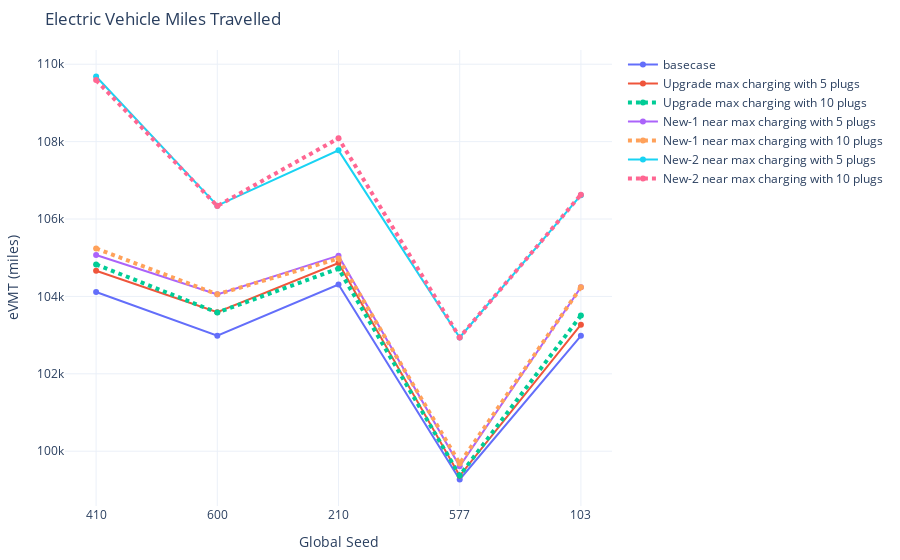

The cell this chart's notebook holds for it:
### Markdown cell above
## 5.2 eVMT

### Code cell
# evmt
fig = go.Figure()
fig.add_trace(go.Scatter(x=seeds, y=count_stats[(500 <= count_stats['analysis_id']) & (count_stats['analysis_id']<= 504)].sort_values('analysis_id')['evmt'],
                    mode='lines+markers',
                    name='basecase'))
fig.add_trace(go.Scatter(x=seeds, y=count_stats[(536 <= count_stats['analysis_id']) & (count_stats['analysis_id']<= 540)].sort_values('analysis_id')['evmt'],
                    mode='lines+markers',
                    name='Upgrade max charging with 5 plugs'))
fig.add_trace(go.Scatter(x=seeds, y=count_stats[(541 <= count_stats['analysis_id']) & (count_stats['analysis_id']<= 545)].sort_values('analysis_id')['evmt'],
                    mode='lines+markers',
                    name='Upgrade max charging with 10 plugs', line=dict(width=4, dash='dot')))
fig.add_trace(go.Scatter(x=seeds, y=count_stats[(546 <= count_stats['analysis_id']) & (count_stats['analysis_id']<= 550)].sort_values('analysis_id')['evmt'],
                    mode='lines+markers',
                    name='New-1 near max charging with 5 plugs'))
fig.add_trace(go.Scatter(x=seeds, y=count_stats[(551 <= count_stats['analysis_id']) & (count_stats['analysis_id']<= 555)].sort_values('analysis_id')['evmt'],
                    mode='lines+markers',
                    name='New-1 near max charging with 10 plugs', line=dict(width=4, dash='dot')))
fig.add_trace(go.Scatter(x=seeds, y=count_stats[(556 <= count_stats['analysis_id']) & (count_stats['analysis_id']<= 560)].sort_values('analysis_id')['evmt'],
                    mode='lines+markers',
                    name='New-2 near max charging with 5 plugs'))
fig.add_trace(go.Scatter(x=seeds, y=count_stats[(561 <= count_stats['analysis_id']) & (count_stats['analysis_id']<= 565)].sort_values('analysis_id')['evmt'],
                    mode='lines+markers',
                    name='New-2 near max charging with 10 plugs', line=dict(width=4, dash='dot')))
fig.update_xaxes(type='category')
fig.update_layout(margin=dict(l=20, r=20, t=50, b=20), uniformtext_minsize=8, uniformtext_mode='hide', template='plotly_white', title="Electric Vehicle Miles Travelled",
        yaxis_title="eVMT (miles)", 
        xaxis_title="Global Seed")
fig.show()

### Figure 1 — Plotly figure (JSON) as saved in the notebook; plotly's stock layout.template omitted (floating-point values rounded to 4 significant figures)
{"data": [{"mode": "lines+markers", "name": "basecase", "type": "scatter", "x": ["410", "600", "210", "577", "103"], "y": [104113, 102984, 104307, 99270, 102981]}, {"mode": "lines+markers", "name": "Upgrade max charging with 5 plugs", "type": "scatter", "x": ["410", "600", "210", "577", "103"], "y": [104665, 103590, 104865, 99363, 103269]}, {"line": {"dash": "dot", "width": 4}, "mode": "lines+markers", "name": "Upgrade max charging with 10 plugs", "type": "scatter", "x": ["410", "600", "210", "577", "103"], "y": [104827, 103582, 104719, 99370, 103505]}, {"mode": "lines+markers", "name": "New-1 near max charging with 5 plugs", "type": "scatter", "x": ["410", "600", "210", "577", "103"], "y": [105069, 104053, 105053, 99609, 104236]}, {"line": {"dash": "dot", "width": 4}, "mode": "lines+markers", "name": "New-1 near max charging with 10 plugs", "type": "scatter", "x": ["410", "600", "210", "577", "103"], "y": [105240, 104054, 104980, 99684, 104237]}, {"mode": "lines+markers", "name": "New-2 near max charging with 5 plugs", "type": "scatter", "x": ["410", "600", "210", "577", "103"], "y": [109682, 106346, 107775, 102939, 106617]}, {"line": {"dash": "dot", "width": 4}, "mode": "lines+markers", "name": "New-2 near max charging with 10 plugs", "type": "scatter", "x": ["410", "600", "210", "577", "103"], "y": [109590, 106337, 108087, 102941, 106630]}], "layout": {"autosize": true, "margin": {"b": 20, "l": 20, "r": 20, "t": 50}, "title": {"text": "Electric Vehicle Miles Travelled"}, "uniformtext": {"minsize": 8, "mode": "hide"}, "xaxis": {"autorange": true, "range": [-0.2471, 4.247], "title": {"text": "Global Seed"}, "type": "category"}, "yaxis": {"autorange": true, "range": [98550.0, 110400.0], "title": {"text": "eVMT (miles)"}, "type": "linear"}}}
